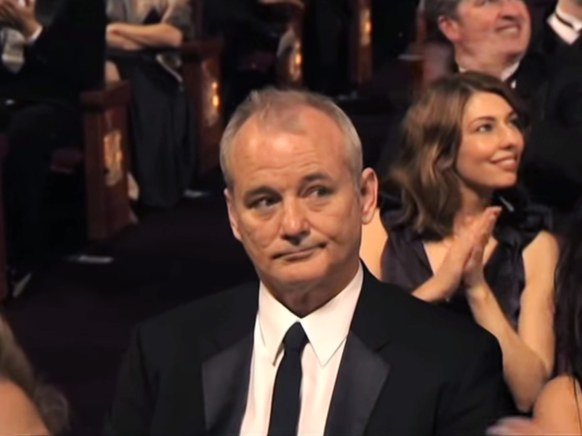
#> input picture Face Crop/ImageToDetect/BillMurray1.jpg, 582 x 436 px; its folder holds only this picture in this run
$ python -i FaceDetection.py   (imports and definitions only)
#> lines starting #> are read from the running program, lines starting #| are printed output that depends on the picture; after the words box and inside, x2 and y2 are one past the last pixel; in counts of white or black regions, pixels touching at a corner belong together
#> the answer given: ../Face Crop/ImageToDetect/BillMurray1.jpg
#> in select_image, image is the input picture: shape (436, 582, 3); mean B, G, R 46.1, 52.1, 72.2
from tkinter import *
from PIL import Image
from PIL import ImageTk
from tkinter import filedialog
import cv2

def faceDetect(imge):
    face_cascade = cv2.CascadeClassifier("haarcascade_frontalface_default.xml")
    eye_cascade = cv2.CascadeClassifier("haarcascade_eye.xml")
    img = cv2.imread(imge)
    gray = cv2.cvtColor(img, cv2.COLOR_BGR2GRAY)
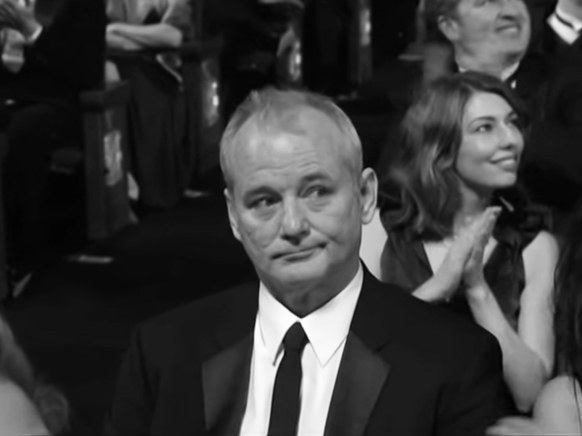
#> gray: shape (436, 582); min 1, max 254, mean 57.4
    faces = face_cascade.detectMultiScale(gray, 1.3, 5)
#> faces = [[452, 91, 91, 91], [200, 121, 183, 183]]
    for (x,y,w,h) in faces:
        img = cv2.rectangle(img,(x,y),(x+w,y+h),(0,0,255),2)
        roi_gray = gray[y:y+h, x:x+w]
        roi_color = img[y:y+h, x:x+w]
        eye = eye_cascade.detectMultiScale(roi_gray)
        for (ex,ey,ew,eh) in eye:
            cv2.rectangle(roi_color,(ex,ey),(ex+ew,ey+eh),(0,255,0),2)
#> this loop made 2 passes
#> (x, y, w, h, eye) on passes 1 to 2: (452, 91, 91, 91, [[19, 24, 26, 26]]), (200, 121, 183, 183, [[97, 51, 39, 39], [46, 62, 36, 36]])
#> pass 1, in faceDetect, `roi_gray = gray[y:y+h, x:x+w]`:
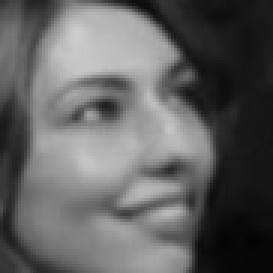
#> roi_gray: shape (91, 91) (shown 3 times larger); min 3, max 205, mean 97.4
#> pass 1, in faceDetect, `roi_color = img[y:y+h, x:x+w]`:
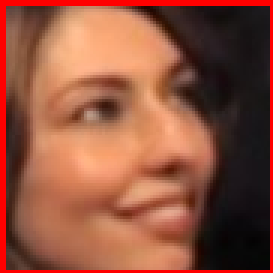
#> roi_color: shape (91, 91, 3) (shown 3 times larger); mean B, G, R 61.9, 82.4, 144.8
#> pass 2, in faceDetect, `img = cv2.rectangle(img,(x,y),(x+w,y+h),(0,0,255),2)`:
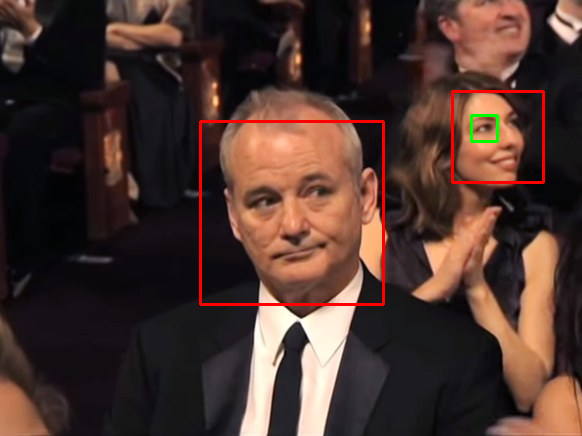
#> img: shape (436, 582, 3); mean B, G, R 45.4, 51.6, 74.2
#> after the loop:
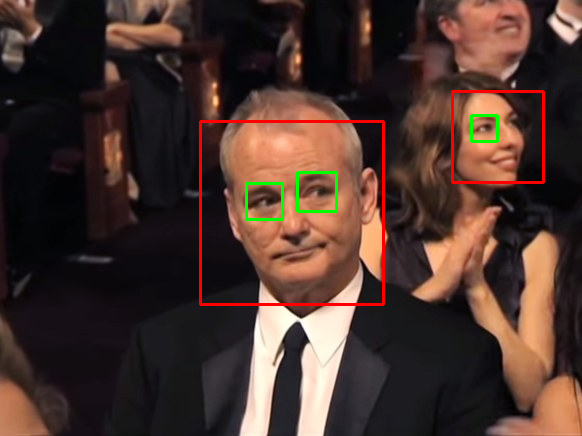
#> img: shape (436, 582, 3); 0.35% of pixels changed, all inside (x1, y1, x2, y2) = (245, 171, 338, 221)
#> after the loop:
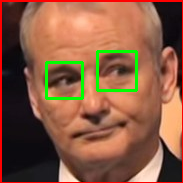
#> roi_color: shape (183, 183, 3); mean B, G, R 66.2, 91.3, 137.3
#> after the loop:
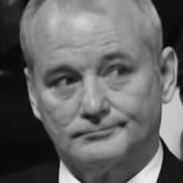
#> roi_gray: shape (183, 183); min 1, max 240, mean 101.4
    return img

def select_image():
    global panelA, panelB
    path = filedialog.askopenfilename()
    if len(path) > 0:
        image = cv2.imread(path)
        edged = faceDetect(path)
        image = cv2.cvtColor(image, cv2.COLOR_BGR2RGB)

        image = Image.fromarray(image)
        edged = Image.fromarray(edged)

        image = ImageTk.PhotoImage(image)
        edged = ImageTk.PhotoImage(edged)
    if panelA is None or panelB is None:
        panelA = Label(image=image)
        panelA.image = image
        panelA.pack(side="left", padx=10, pady=10)
        panelB = Label(image=edged)
        panelB.image = edged
        panelB.pack(side="right", padx=10, pady=10)

    else:
        panelA.configure(image=image)
        panelB.configure(image=edged)
        panelA.image = image
        panelB.image = edged
# [1 line not run here, left out]
panelA = None
panelB = None
# [1 line not run here, left out]
# [1 line that did not run here, left out]
# [2 lines not run here, left out]

>>> result = select_image()
